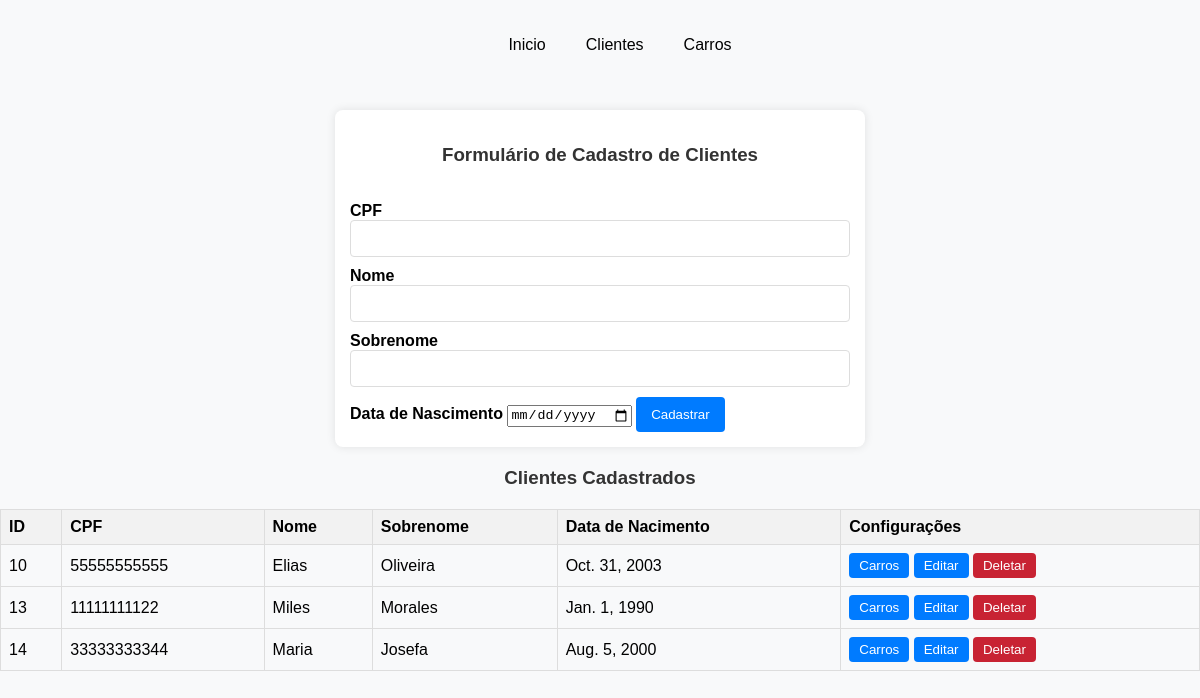
Page /core/homeClientes on the committed database.
### core/models.py (models this page shows, shortened)
class Cliente(models.Model):
    cpf = models.CharField(max_length=11, null=False, default="", unique=True)
    nome = models.CharField(max_length=50, null=False, default="")
    sobrenome = models.CharField(max_length=100, null=False, default="")
    nascimento = models.DateField()

### core/views.py (the view)
# urls.py: path('homeClientes', views.homeClientes, name="homeClientes"),
def homeClientes(request):
    clientes = Cliente.objects.all()
    return render(request, "clientes.html", {'clientes': clientes})

### core/static/templates/clientes.html (shortened to what this page needs)
{% extends 'base.html' %}
{% block body %}
<div class="formulario">
  <form name="formulario-cadastro" action="{% url 'salvarCliente' %}" method="POST">
    <h3>Formulário de Cadastro de Clientes</h3>
    <br>
    <label for="nome"><strong>CPF</strong></label>
    <input type="text" name="cpf" required>
    <label for="nome"><strong>Nome</strong></label>
    <input type="text" name="nome" required>
    <label for="nome"><strong>Sobrenome</strong></label>
    <input type="text" name="sobrenome" required>
    <label for="nome"><strong>Data de Nascimento</strong></label>
    <input type="date" name="nascimento" required>
    <button type="submit">Cadastrar</button>
  </form>
</div>
<div class="Tabela">
  <h3>Clientes Cadastrados</h3>
  <table>
    <thead>
      <tr>
        <th>ID</th>
        <th>CPF</th>
        <th>Nome</th>
        <th>Sobrenome</th>
        <th>Data de Nacimento</th>
        <th>Configurações</th>
      </tr>
    </thead>
    <tbody>
      {% for cliente in clientes %}
      <tr>
        <td>{{ cliente.id }}</td>
        <td>{{ cliente.cpf }}</td>
        <td>{{ cliente.nome }}</td>
        <td>{{ cliente.sobrenome }}</td>
        <td>{{ cliente.nascimento }}</td>
        <td>
          <a href="{% url 'homeCarros' %}"><button class="botoes" id="editar">Carros</button></a>
          <a href="{% url 'editarCliente' cliente.id%}"><button class="botoes" id="editar">Editar</button></a>
          <a href="{% url 'deletarCliente' cliente.id %}"><button class="botoes" id="deletar">Deletar</button></a>
        </td>
      </tr>
      {% endfor %}
    </tbody>
  </table>
</div>
{% endblock %}

### core/static/templates/base.html (shortened to what this page needs)
{% load static %}
<!DOCTYPE html>
<html lang="en">
<head>
  <link rel="stylesheet" href="{% static 'css/base.css' %}">
  <link rel="stylesheet" href="{% static 'css/general.css' %}">
</head>
<body>
  <nav>
    <ul>
      <li><a href="{% url 'home' %}">Inicio</a></li>
      <li><a href="{% url 'homeClientes' %}">Clientes</a></li>
      <li><a href="{% url 'homeCarros' %}">Carros</a></li>
    </ul>
  </nav>
  <section class="home-section">
    {% block body %}
    {% endblock %}
  </section>
</body>
</html>

### core/static/css/base.css (style rules this page uses)
body { font-family: Arial, sans-serif; margin: 0; padding: 0; background-color: #f8f9fa; }
h1, h3 { text-align: center; color: #333; }
a { color: #007bff; text-decoration: none; }
nav { padding: 10px; }
nav ul { display: flex; list-style-type: none; justify-content: center; }
nav li { margin: 10px; }
nav a { color: rgb(0, 0, 0); padding: 5px 10px; }
table { border-collapse: collapse; width: 100%; text-align: left; margin: 20px 0; }
th, td { border: 1px solid #ddd; padding: 8px; }
thead tr { background-color: #f2f2f2; }
.botoes { color: #fff; border: none; padding: 5px 10px; border-radius: 4px; cursor: pointer; }
#editar { background-color: #007bff; }
#deletar { background-color: #c82333; }
form { max-width: 500px; margin: 20px auto; padding: 15px; background-color: #fff; border-radius: 8px; box-shadow: 0 0 10px rgba(0, 0, 0, 0.1); }
form input[type="text"] { width: calc(100% - 22px); padding: 10px; margin-bottom: 10px; border: 1px solid #ddd; border-radius: 4px; }
form button { padding: 10px 15px; background-color: #007bff; color: white; border: none; border-radius: 4px; cursor: pointer; }

### core/static/css/general.css (style rules this page uses)
:root { --primary-color: #007bff; --primary-hover-color: #0056b3; --secondary-color: #333; --background-color: #f8f9fa; --border-color: #ddd; --error-color: #c82333; --error-hover-color: #a40918; --link-color: #007bff; --link-hover-color: #0056b3; --font-family: Arial, sans-serif; --font-size-base: 16px; --heading-color: #333; --spacing-small: 5px; --spacing-medium: 10px; --spacing-large: 20px; --border-radius: 4px; }

### rows in the picture
Cliente: id "10", cpf "55555555555", nome "Elias", sobrenome "Oliveira", nascimento "Oct. 31, 2003"
Cliente: id "13", cpf "11111111122", nome "Miles", sobrenome "Morales", nascimento "Jan. 1, 1990"
Cliente: id "14", cpf "33333333344", nome "Maria", sobrenome "Josefa", nascimento "Aug. 5, 2000"
